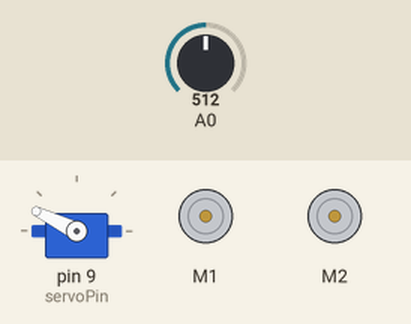
This sketch was run on a simulated Arduino Uno, built with avr-gcc and run on an emulated ATmega328P. Shown: servo, 2 × DC motor (green arrow = forward, orange = backward, longer = faster). The inputs (shaded band) are chosen by the test bench; at power-on: A0 = 512.

Above: at 1.2 s.
1.3 s: A0 set to 53
At 1.69 s:
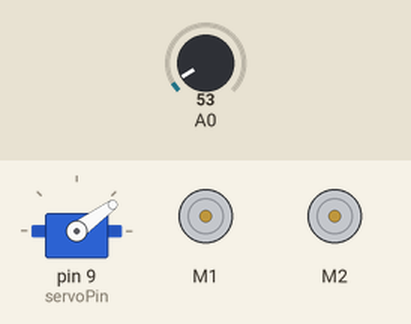
4.3 s: A0 set to 48
At 4.78 s:
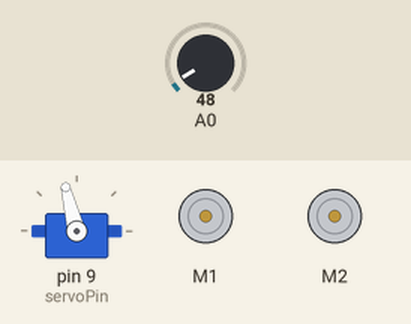
At 5.9 s:
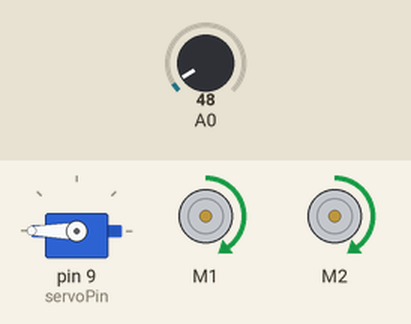
Timing chart, 0 to 12.6 s (numbered marks = the images above; inputs shaded):
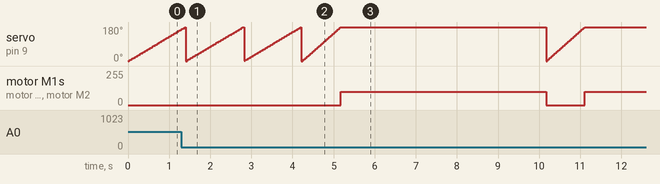

Measured:
- the behaviour switches between 51 and 50 on A0 (found by bisection; images 1 and 2)
- after the input at 4.3 s, motor M1, motor M2: stopped → forward 100/255 after 0.88 s, → stopped 5.0 s later, → forward 100/255 0.94 s later

The sketch:

IRDetectionTest.ino
```cpp
#include <Wire.h>
#include <Adafruit_MotorShield.h>
#include "utility/Adafruit_MS_PWMServoDriver.h"
#include <Servo.h>

Adafruit_MotorShield AFMS = Adafruit_MotorShield();
Adafruit_DCMotor *leftMotor = AFMS.getMotor(1);
Adafruit_DCMotor *rightMotor = AFMS.getMotor(2);

Servo servo;

int leftLineDetectorPin = A2; // to be changed
int rightLineDetectorPin = A1; // to be changed
int servoPin = 9; // to be changed
int IRPhototransistorPin; // to be changed

typedef struct {
  int x;
  int y;
  int theta;
} Pose;

class Robot {
  private:
    enum State {
      START_TO_TUNNEL, // from start to tunnel
      TUNNEL_TO_FINISH, // from tunnel to finish
      SERVICE_TO_TUNNEL, // from service area to tunnel
      TUNNEL_TO_SERVICE, // from tunnel to service area
      SEARCH, // searching for robots
      RETURN_TO_TUNNEL // got a robot and returning to tunnel
    };

    // Constants
    static const int MAX_SERVO_ANGLE = 180; // to be changed
    static const int DISTANCE_THRESHOLD = 10; // to be changed
    static const int NO_IR_SIGNAL_FOUND = -1000; // to be changed
    static const int MOVE_FORWARD_CALIBRATION_CONSTANT; // to be changed
    static const int TURN_CALIBRATION_CONSTANT; // to be changed
    static const int NORMAL_MOTOR_SPEED = 100; // to be changed
    static const int TURN_DELAY = 100; // to be changed
    static const int SERVO_SCAN_DELAY = 10; // to be changed
    int LEFT_THRESHOLD = 150; // to be changed
    int RIGHT_THRESHOLD = 300; // to be changed
    static const int ADAPTIVE_THRESHOLD_OFFSET = 150; // to be changed
    static const int SERVO_ROTATION_STEP = 2; // to be changed
    static const int IR_SCAN_WINDOW_LENGTH = 50; // to be changed
    static const int IR_SPIKE_THRESHOLD = 50; // to be changed
    static const int IR_SPIKE_COUNTER_THRESHOLD = 2; // to be changed
    static const int DEFAULT_MOVE_FORWARD_DURATION = 5; // in seconds, to be changed

    State state; // current state of t        he robot
    Pose pose; // current pose of the robot
    int distanceToObjectInFront = 1000; // may need to use an interrupt for this

    int prevLeftSensor = 0;
    int prevRightSensor = 0;

    int servoAngle = 0;
    int servoSweepDirection = SERVO_ROTATION_STEP;

    bool allServicingRobotsCollected = false;

    void updatePoseForward(int duration) {
      pose.x += MOVE_FORWARD_CALIBRATION_CONSTANT * duration * cos(pose.theta);
      pose.y += MOVE_FORWARD_CALIBRATION_CONSTANT * duration * sin(pose.theta);
    }

    void updatePoseTurn() {
      pose.theta += TURN_CALIBRATION_CONSTANT;
    }

    void goForward() {
      leftMotor->setSpeed(NORMAL_MOTOR_SPEED);
      leftMotor->run(FORWARD);
      rightMotor->setSpeed(NORMAL_MOTOR_SPEED);
      rightMotor->run(FORWARD);
    }

    void moveForward(int duration) {
      // duration in seconds
      leftMotor->setSpeed(NORMAL_MOTOR_SPEED);
      leftMotor->run(FORWARD);
      rightMotor->setSpeed(NORMAL_MOTOR_SPEED);
      rightMotor->run(FORWARD);

      int counter = 0;
      while ((distanceToObjectInFront > DISTANCE_THRESHOLD) && (counter < duration * 10)) {
        // robot will stop if it detects object in front
        delay(100);
        counter++;
      }
      stopMoving();
      updatePoseForward(duration);
    }

    void turnLeft() {
      leftMotor->setSpeed(0);
      leftMotor->run(RELEASE);
      rightMotor->setSpeed(NORMAL_MOTOR_SPEED);
      rightMotor->run(FORWARD);
      delay(TURN_DELAY);
    }

    void turnRight() {
      leftMotor->setSpeed(NORMAL_MOTOR_SPEED);
      leftMotor->run(FORWARD);
      rightMotor->setSpeed(0);
      rightMotor->run(RELEASE);
      delay(TURN_DELAY);
    }

    void stopMoving() {
      leftMotor->setSpeed(0);
      leftMotor->run(RELEASE);
      rightMotor->setSpeed(0);
      rightMotor->run(RELEASE);
    }

    void turnByAngle(int angle) {
      // turns robot by set angle, angle can be positive or negative
      // to be implemented
      updatePoseTurn();
    }

    int scanIR() {
      /* Sweeps servo to scan for IR signals. Returns the angle of the IR signal if a
       *  signal is found, otherwise returns NO_IR_SIGNAL_FOUND.
       */
      servoAngle = 0; // reset
      int spikeCounter, currValue;
      bool spikeDetected = false;
      int firstAngle, lastAngle;

      while (servoAngle <= MAX_SERVO_ANGLE) {
        servo.write(servoAngle);
        delay(SERVO_SCAN_DELAY);
        spikeCounter = 0;

        for (int i = 0; i < IR_SCAN_WINDOW_LENGTH; i++) {
          currValue = analogRead(IRPhototransistorPin);
          if (currValue <= IR_SPIKE_THRESHOLD) {
            spikeCounter++;
          }
          if (spikeCounter >= IR_SPIKE_COUNTER_THRESHOLD) {
            if (!spikeDetected) {
              spikeDetected = true;
              firstAngle = servoAngle;
            }
            lastAngle = servoAngle;
            break;
          }
        }

        servoAngle += SERVO_ROTATION_STEP;
      }

      if (!spikeDetected) {
        return NO_IR_SIGNAL_FOUND;
      } else {
        return ((firstAngle + lastAngle) / 2);
      }
    }

    bool requiresServicing() {
      // to be implemented
      return true;
    }

    void lightUpLED() {
      // to be implemented
    }

    void moveRobotToNextLocation() {
      // to be implemented
    }

    void locateRobot() {
      /* Locates target robot and turns towards it. */
      int signalDirection = scanIR();

      while (signalDirection == NO_IR_SIGNAL_FOUND || (!requiresServicing() && !allServicingRobotsCollected)) {
        moveRobotToNextLocation();
        signalDirection = scanIR();
      }

      // Signal has been found
      turnByAngle(servoAngle);
    }

    void findRobot() {
      while (distanceToObjectInFront > DISTANCE_THRESHOLD) {
        locateRobot();
        moveForward(DEFAULT_MOVE_FORWARD_DURATION);
      }

      // Target should be in front of robot at this point
      lightUpLED();
      collectRobot();
    }

    void collectRobot() {
      // to be implemented
    }

    void goBackToTunnel() {
      // to be implemented
    }

    /* TODO:
     *  Make LEDs light up
     *  Predetermined route for robot
     *  OpenCV
     */

  public:
    void start() {
      state = SEARCH;
      findRobot();
      // to be continued
    }
};

const int Robot::MAX_SERVO_ANGLE;
const int Robot::DISTANCE_THRESHOLD;
const int Robot::NO_IR_SIGNAL_FOUND;
const int Robot::MOVE_FORWARD_CALIBRATION_CONSTANT;
const int Robot::TURN_CALIBRATION_CONSTANT;
const int Robot::NORMAL_MOTOR_SPEED;
const int Robot::TURN_DELAY;
const int Robot::SERVO_SCAN_DELAY;
const int Robot::ADAPTIVE_THRESHOLD_OFFSET;
const int Robot::SERVO_ROTATION_STEP;
const int Robot::IR_SCAN_WINDOW_LENGTH;
const int Robot::IR_SPIKE_THRESHOLD;
const int Robot::IR_SPIKE_COUNTER_THRESHOLD;
const int Robot::DEFAULT_MOVE_FORWARD_DURATION;

void setup() {
  AFMS.begin();
  servo.attach(servoPin);
  Serial.begin(9600);
}

void loop() {
  Robot(robot);
  robot.start();
}
```
